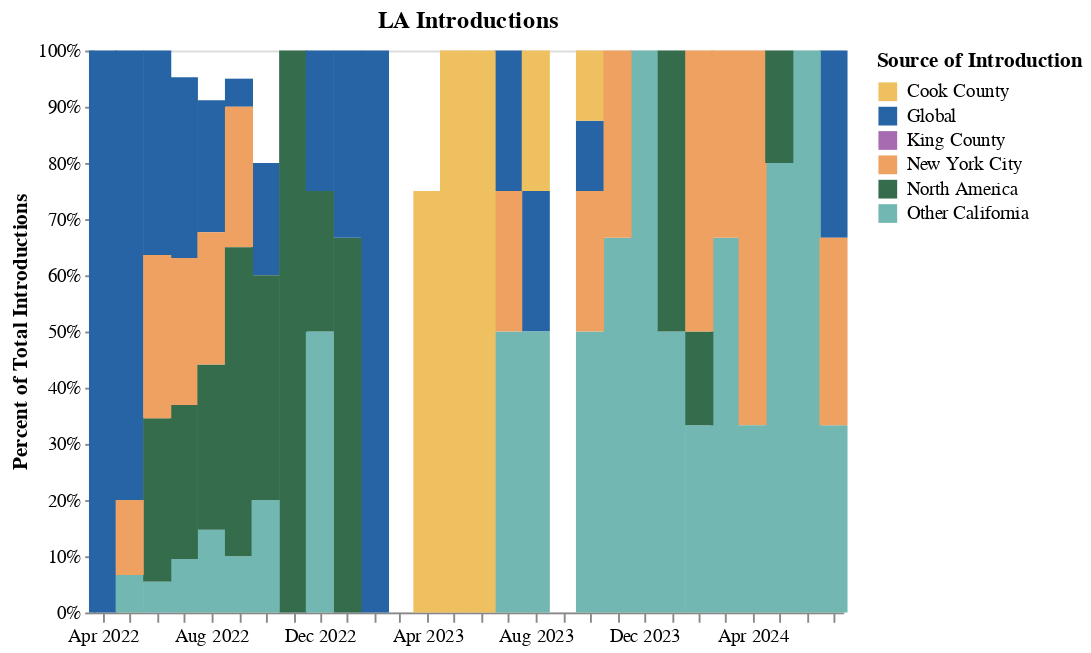

Notebook cell for this chart:
### Code cell
chart

### Figure 1 — Vega-Lite specification as saved in the notebook (floating-point values rounded to 4 significant figures; data arrays with more than 128 entries replaced by an {"elided": "..."} marker saying what was removed)
{"config": {"view": {"continuousWidth": 400, "continuousHeight": 300}}, "data": {"name": "data-173feac84af52dfb853a18414140cda2"}, "mark": {"type": "bar", "interpolate": "monotone", "size": 15}, "encoding": {"color": {"field": "parent_host", "scale": {"domain": ["Cook County", "Global", "King County", "New York City", "North America", "Other California"], "range": ["#EEC060", "#2664A5", "#A76BB1", "#EEA160", "#356D4C", "#72b7b2"]}, "title": "Source of Introduction", "type": "nominal"}, "x": {"axis": {"format": "%b %Y", "grid": false, "tickCount": "month", "title": null}, "field": "year-month", "title": "", "type": "temporal"}, "y": {"axis": {"format": "%", "grid": false, "title": "Percent of Total Introductions"}, "field": "count", "stack": "normalize", "type": "quantitative"}}, "title": "LA Introductions", "transform": [{"aggregate": [{"op": "count", "as": "count"}], "groupby": ["child_host", "year-month", "parent_host"]}, {"filter": "(datum.child_host === 'Los Angeles County')"}], "$schema": "https://vega.github.io/schema/vega-lite/v4.17.0.json", "datasets": {"data-173feac84af52dfb853a18414140cda2": {"elided": "316 records"}}}
